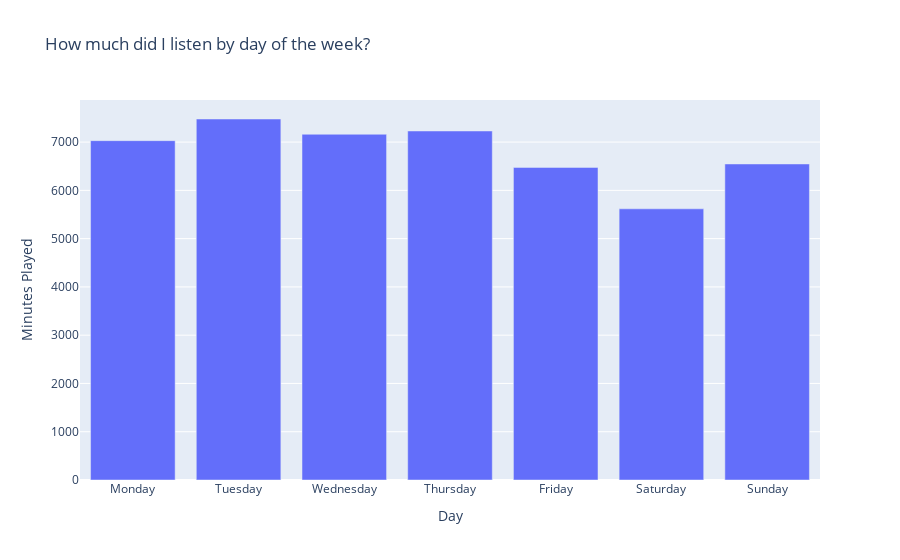

Write notebook code for a chart like this one.
### Markdown cell above
Let's check if I have a particular day I like to listen on

### Code cell
streaming_df["Day of Week"] = streaming_df["Date"].dt.day_name()
day_order = [
    "Monday",
    "Tuesday",
    "Wednesday",
    "Thursday",
    "Friday",
    "Saturday",
    "Sunday",
]
day_of_week_plays = (
    streaming_df.groupby("Day of Week")
    .sum()
    .sort_values(by="minutesPlayed", ascending=False)
    .reindex(day_order)
)

fig = go.Figure(
    [go.Bar(x=day_of_week_plays.index, y=day_of_week_plays["minutesPlayed"])]
)
fig.update_xaxes(title_text="Day")
fig.update_yaxes(title_text="Minutes Played")
fig.update_layout(title_text="How much did I listen by day of the week?")

fig.show()

### Figure 1 — Plotly figure (JSON) as saved in the notebook; plotly's stock layout.template omitted (floating-point values rounded to 4 significant figures)
{"data": [{"type": "bar", "x": ["Monday", "Tuesday", "Wednesday", "Thursday", "Friday", "Saturday", "Sunday"], "y": [7030.0, 7478.0, 7162.0, 7230.0, 6476.0, 5618.0, 6547.0]}], "layout": {"autosize": true, "title": {"text": "How much did I listen by day of the week?"}, "xaxis": {"autorange": true, "range": [-0.5, 6.5], "title": {"text": "Day"}, "type": "category"}, "yaxis": {"autorange": true, "range": [0, 7872.0], "title": {"text": "Minutes Played"}, "type": "linear"}}}
